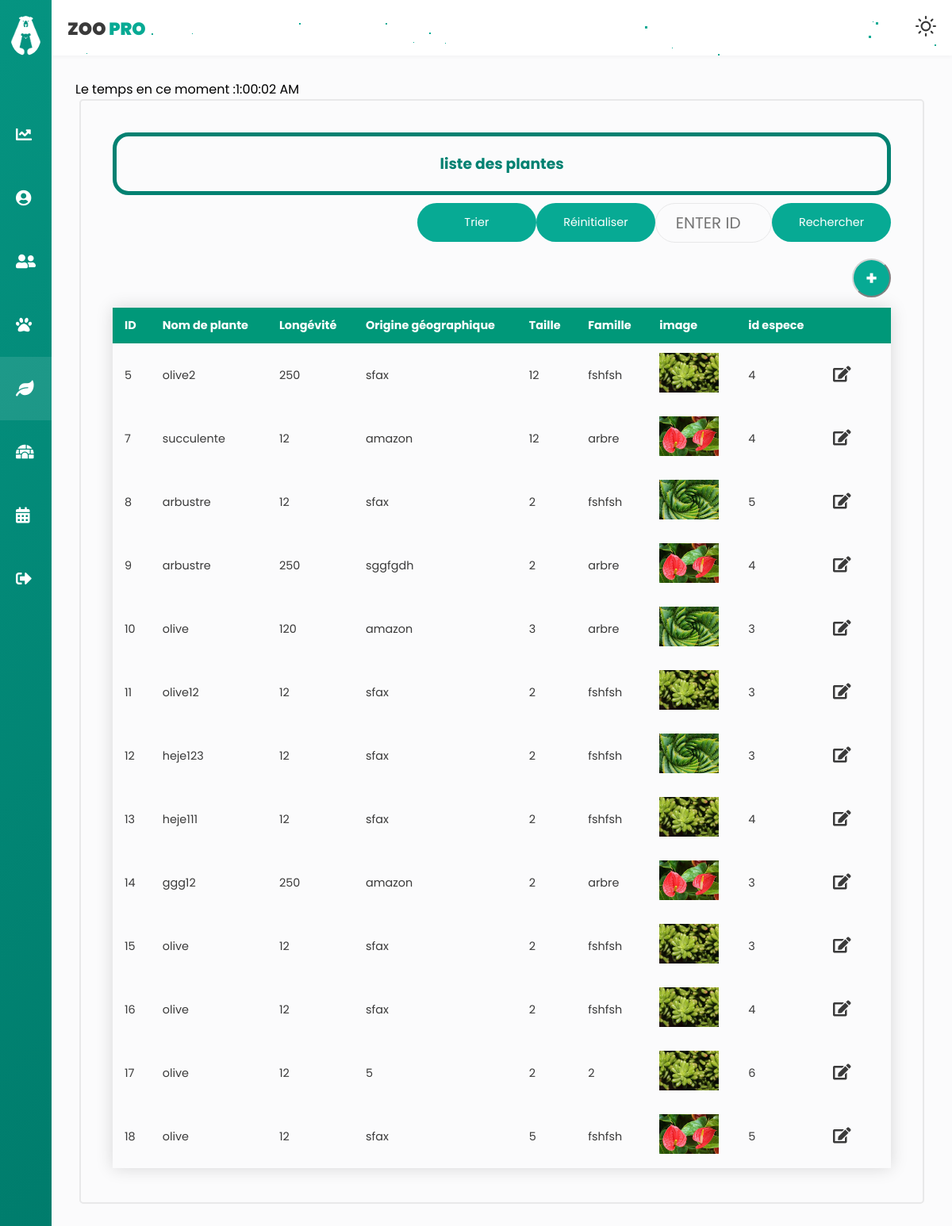
The app's page /planteC/afficherList (signed in), older data.
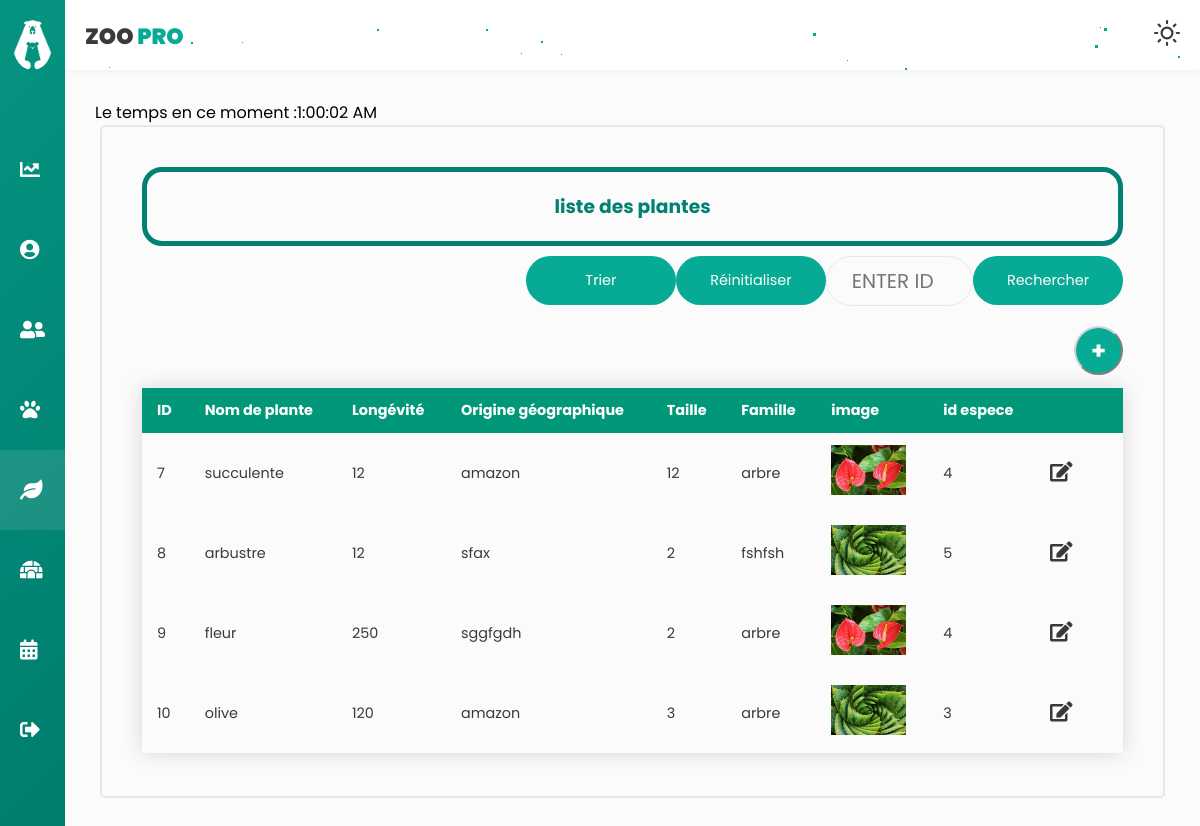
The same page, newer data.
### tables this page shows
CREATE TABLE `plante` (
  `idP` int(11) NOT NULL,
  `nomP` varchar(255) NOT NULL,
  `longevite` int(255) NOT NULL,
  `origine` varchar(255) NOT NULL,
  `taille` float NOT NULL,
  `famille` varchar(255) NOT NULL,
  `image` varchar(500) NOT NULL,
  `idespece` int(11) DEFAULT NULL,
  `id_user` int(11) DEFAULT NULL
);

### app/libraries/Core.php (called while the page is built, shortened)
<?php
  class Core {
    protected $currentMethod = 'index';
    public function __construct(){
      $url = $this->getUrl();
      if(isset($url[0])){
      if(file_exists('../app/controllers/' . ucwords($url[0]). '.php')){
        unset($url[0]);
      }
    }
      $this->currentController = new $this->currentController;
      if(isset($url[1])){
        if(method_exists($this->currentController, $url[1])){
          $this->currentMethod = $url[1];
          unset($url[1]);
        }
      }
      $this->params = $url ? array_values($url) : [];
      call_user_func_array([$this->currentController, $this->currentMethod], $this->params);
    }
    public function getUrl(){
      if(isset($_GET['url'])){
        $url = rtrim($_GET['url'], '/');
        $url = filter_var($url, FILTER_SANITIZE_URL);
        $url = explode('/', $url);
        return $url;
      }
    }
  }

### app/require.php (called while the page is built, shortened)
<?php
    require_once 'libraries/Core.php';
    require_once 'libraries/Controller.php';
    require_once 'libraries/Database.php';
    $init = new Core();

### public/index.php (called while the page is built)
<?php
    require_once '../app/require.php';

### app/libraries/Database.php (called while the page is built, shortened)
<?php
    class Database {
        private $dbHost = DB_HOST;
        private $dbUser = DB_USER;
        private $dbPass = DB_PASS;
        private $dbName = DB_NAME;
        private $statement;
        private $dbHandler;
        public function __construct() {
            $conn = 'mysql:host=' . $this->dbHost . ';dbname=' . $this->dbName;
            $options = array(
                PDO::ATTR_PERSISTENT => true,
                PDO::ATTR_ERRMODE => PDO::ERRMODE_EXCEPTION
            );
            try {
                $this->dbHandler = new PDO($conn, $this->dbUser, $this->dbPass, $options);
            } catch (PDOException $e) {
                $this->error = $e->getMessage();
                echo $this->error;
            }
        }
        public function query($sql) {
            $this->statement = $this->dbHandler->prepare($sql);
        }
        public function execute() {
            return $this->statement->execute();
        }
        public function resultSet() {
            $this->execute();
            return $this->statement->fetchAll();
        }
    }

### app/models/planteM.php (called while the page is built, shortened)
<?php
class planteM
{
    private $db;
    public function __construct()
    {
        $this->db = new Database;
    }
    public function afficherplante(){
        $this->db->query('SELECT * FROM plante ');
        return $this->db->resultSet();
    }
    public function listespeceID()
    {
        $this->db->query('SELECT idE FROM `espece`');
        return $this->db->resultSet();
    }
}

### app/controllers/planteC.php (the view, shortened to what this page needs)
<?php
class planteC extends Controller
{
    public function __construct()
    {
        $this->planteModel = $this->model('planteM');
    }
    public function afficherList($error = '')
    {
        $tab = $this->planteModel->afficherplante();
        $data = [
            'tab' => '',
            'idespece' => '',
            'nombre'=> '',
            'errorAffiche' => ''
        ];
        if (isset($error)) {
            $errorTab = explode("-", $error);
            if ($errorTab[0] == 'err') {
                array_shift($errorTab);
                $data['errorAdd'] = implode(" ", $errorTab);
            }
            else if ($errorTab[0] == 'errUp') {
                array_shift($errorTab);
                $data['errorUpdate'] = implode(" ", $errorTab);
            }
            else {
                $data['errorAdd'] = '';
                $data['errorUpdate'] = '';
            }
        }
        foreach ($tab as $key => $value) {
            $data['tab'] .= '<tr class="tblRows" data='.$value[0]."-".$value[1]."-".$value[2]."-".$value[3]."-".$value[4]."-".$value[5]."-".$value[6]."-".$value[7].'>
            <td >'. $value[0] .'</td>
            <td>'. $value[1] .'</td>
            <td>'. $value[2] .'</td>
            <td>'. $value[3] .'</td>
            <td>'. $value[4] .'</td>
            <td>'. $value[5] .'</td>
            <td> <img src="../public/img/' . $value[6] . '" width = "75" height = "50"/></td>
            <td>'. $value[7] .'</td>
            <td> <i class="fas fa-edit updateButton" onclick="openFormModifier()"  >
        </tr>';
        }
        $idespece = $this->planteModel->listespeceID();
        foreach ($idespece as $key => $value)
        {
            $data['idespece'] .= '<option value="'.$value[0].'">'.$value[0].'</option>';
        }
        $this->view('plante', $data);
    }
}

### app/libraries/Controller.php (shortened to what this page needs)
<?php
    class Controller {
        public function model($model) {
            return new $model();
        }
        public function view($view, $data = []) {
            if (file_exists('../app/views/' . $view . '.php')) {
                require_once '../app/views/' . $view . '.php';
            } else {
                die("View does not exists.");
            }
        }
    }

### app/views/plante.php (shortened to what this page needs)
<!DOCTYPE html>
<html lang="en">
<head>
    <link rel="stylesheet" href="https://cdnjs.cloudflare.com/ajax/libs/font-awesome/5.12.0-2/css/all.min.css" />
    <link rel="stylesheet" href="<?php echo URLROOT ?>/public/css/style.css" />
    <link rel="stylesheet" href="<?php echo URLROOT ?>/public/css/plante.css" />
</head>
<body>
    <div class="wrapper collapse">
        <header>
            <div id="stars2"></div>
            <div id="stars3"></div>
            <div class="left_area">
                <h3>Zoo <span>Pro</span></h3>
            </div>
            <div class="right_area">
                <a href="#" id="themeButton">
                </a>
            </div>
        </header>
        <div class="sidebar">
            <div class="sidebar-menu">
                <li class="logo">
                    <img src="<?php echo URLROOT ?>/public/img/logo.png" alt="logo" />
                </li>
                <li class="item">
                    <a href="<?php echo URLROOT ?>/pages/dashboard" class="menu-btn">
                        <i class="fas fa-chart-line"></i><span> Dashboard</span>
                    </a>
                </li>
                <li class="item">
                    <a href="<?php echo URLROOT ?>/pages/usersV" class="menu-btn">
                        <i class="fas fa-user-circle"></i><span> Profile</span>
                    </a>
                </li>
                <li class="item ">
                    <a href="<?php echo URLROOT ?>/pages/regime" class="menu-btn">
                        <i class="fas fa-user-friends"></i><span>Employés</span>
                    </a>
                </li>
                <li class="item" id="profile">
                    <a href="#" class="menu-btn profilebtn">
                        <i class="fas fa-paw"></i><span> Animaux<i class="fas fa-chevron-down drop-down"></i></span>
                    </a>
                </li>
                <li class="item active " id="messages">
                    <a href="#" class="menu-btn">
                        <i class="fas fa-leaf"></i><span>Végetation<i class="fas fa-chevron-down drop-down"></i></span>
                    </a>
                </li>
                <li class="item" id="settings">
                    <a href="#" class="menu-btn">
                        <i class="fas fa-igloo"></i><span>Enclos<i class="fas fa-chevron-down drop-down"></i></span>
                    </a>
                </li>
                <li class="item" id="event">
                    <a href="#" class="menu-btn">
                        <i class="fas fa-calendar-alt"></i><span> Evénements<i class="fas fa-chevron-down drop-down"></i></span>
                    </a>
                </li>
                <li class="item">
                    <a href="<?php echo URLROOT; ?>/users/logout" class="menu-btn">
                        <i class="fas fa-sign-out-alt"></i><span> Logout</span>
                    </a>
                </li>
            </div>
        </div>
        <div class="main-container">
<p  >Le temps en ce moment :   </p>
<p id="demo"></p>
            <div class="card">
                <div class="firstRow" id="firstRow">
                    <h3 id="titreTab">liste des plantes </h3>
                </div>
                <form class="content" action="<?php echo URLROOT; ?>/planteC/getplante" method="POST">
                 <input class="btn" type="submit" value="Rechercher" name="search_plante" style="float: right;" />
                 <input type="text" placeholder="Enter id" name="idP" autocomplete="off" style="float: right;" class="input-fieldSearch" />
                 </form>
                <form class="content" action="<?php echo URLROOT; ?>/planteC/afficherList" method="POST">
                 <input class="btn" type="submit" value="Réinitialiser" name="reset_plante" style="float: right;" />
                 </form>
                <form class="content" action="<?php echo URLROOT; ?>/planteC/sortplante" method="POST">
                 <input class="btn" type="submit" value="Trier" name="sort_plante" style="float: right;" />
                 </form>
                <button class="AddbuttonStyle" id="addButtonToList" onclick="openFormAjouter()">+</button>
                <table class="styled-table" id="tableplante">
                    <thead>
                        <tr>
                            <th>ID</th>
                            <th>Nom de plante </th>
                            <th>Longévité</th>
                            <th>Origine géographique</th>
                            <th>Taille</th>
                            <th>Famille</th>
                            <th>image</th>
                            <th>id espece</th>
                            <th></th>
                            <th></th>
                        </tr>
                    </thead>
                    <?php if (isset($data['tab'])) {
                        echo $data['tab'];
                    } ?>
                </table>
            </div>
        </div>
    </div>
</body>

### public/css/plante.css (style rules this page uses)
.card { color: var(--tc); margin-bottom: 10px; border-radius: 5px; border: solid 2px #e8e8e9; padding: 40px; width: 100%; margin-left: 5px; margin-right: 5px; }
.AddbuttonStyle { width: 5%; background-color: var(--accent); outline: none; height: 49px; border-color: lightgray; border-radius: 49px; color: #fff; margin: 10px 0; font-weight: bold; font-size: 1.5rem; cursor: pointer; -webkit-transition: 0.5s; transition: 0.5s; margin-left: 95%; }
.main-container { display: -webkit-box; display: -ms-flexbox; display: flex; -ms-flex-wrap: wrap; flex-wrap: wrap; }
.firstRow { border: solid 1px #018171; border-radius: 20px; border-width: thick; color: #018171; text-align: center; padding: 20px; }
.styled-table { border-collapse: collapse; margin: 3px 0; font-size: 0.9em; font-family: sans-serif; width: 100%; -webkit-box-shadow: 0 0 20px rgba(0, 0, 0, 0.15); box-shadow: 0 0 20px rgba(0, 0, 0, 0.15); }
.styled-table thead tr { background-color: #009879; color: #ffffff; text-align: left; }
.styled-table th, .styled-table td { padding: 12px 15px; }
#addButtonToList { margin-left: 95%; }
.updateButton { cursor: pointer; font-size: 20px; font-weight: bold; }
.input-fieldSearch { border: solid 1px #e8e8e9; max-width: 50px; min-width: 15%; background-color: transparent; margin: 10px 0; height: 50px; border-radius: 25px; display: grid; grid-template-columns: 25px 89%; padding: 0 0.4rem; position: relative; font-size: 20px; text-transform: uppercase; text-align: center; }

Row changes from the older to the newer data that the page shows:
removed plante: idP "5", nomP "olive2", longevite "250", origine "sfax", taille "12", famille "fshfsh", image (picture), idespece "4"
removed plante: idP "11", nomP "olive12", longevite "12", origine "sfax", taille "2", famille "fshfsh", image (picture), idespece "3"
removed plante: idP "12", nomP "heje123", longevite "12", origine "sfax", taille "2", famille "fshfsh", image (picture), idespece "3"
removed plante: idP "13", nomP "heje111", longevite "12", origine "sfax", taille "2", famille "fshfsh", image (picture), idespece "4"
removed plante: idP "14", nomP "ggg12", longevite "250", origine "amazon", taille "2", famille "arbre", image (picture), idespece "3"
removed plante: idP "15", nomP "olive", longevite "12", origine "sfax", taille "2", famille "fshfsh", image (picture), idespece "3"
removed plante: idP "16", nomP "olive", longevite "12", origine "sfax", taille "2", famille "fshfsh", image (picture), idespece "4"
removed plante: idP "17", nomP "olive", longevite "12", origine "5", taille "2", famille "2", image (picture), idespece "6"
removed plante: idP "18", nomP "olive", longevite "12", origine "sfax", taille "5", famille "fshfsh", image (picture), idespece "5"
changed plante "sggfgdh": nomP "arbustre" → "fleur"
